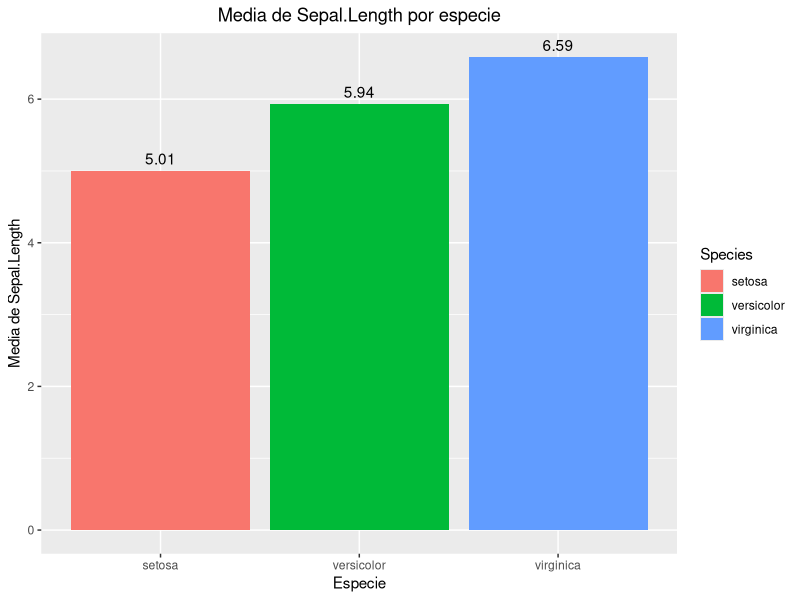

Generate this figure with R:
## ---- chunk 1
library(ggplot2)
library(dplyr)
## ---- chunk 2
data(iris)
## ---- chunk 3
df <- iris %>% 
  group_by(Species) %>% 
  summarise(Media = mean(Sepal.Length)) %>% 
  top_n(5)
## ---- chunk 4
ggplot(df, aes(x = Species, y = Media, fill = Species)) + 
  geom_bar(stat = "identity") +
  geom_text(aes(label = round(Media, 2)), vjust = -0.5) +
  ggtitle("Media de Sepal.Length por especie") +
  xlab("Especie") +
  ylab("Media de Sepal.Length") +
  theme(plot.title = element_text(hjust = 0.5))
